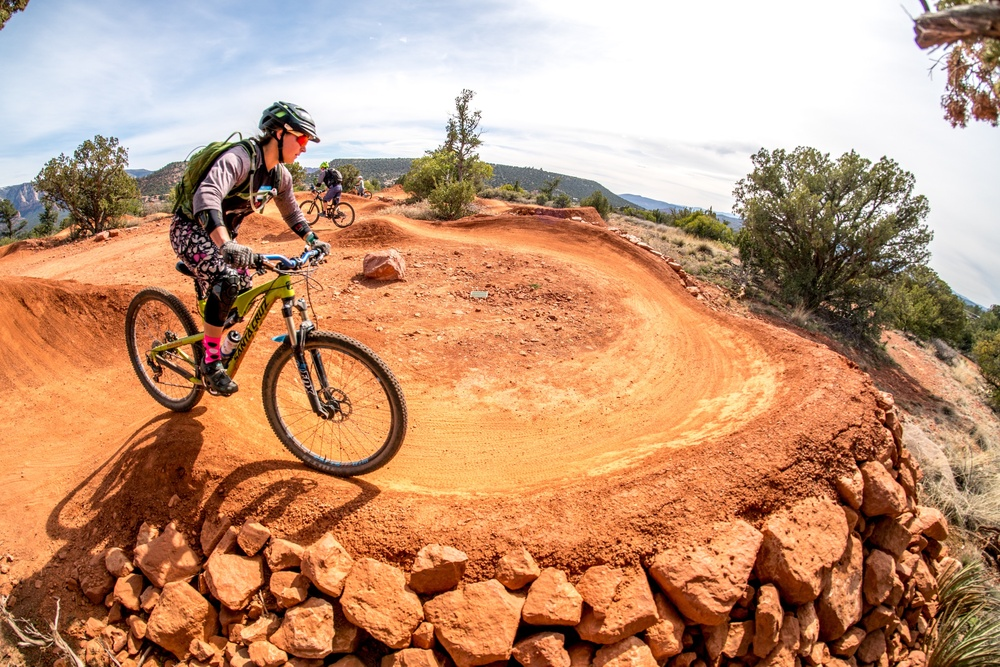
#> input picture img/1.jpg, 1000 x 667 px, shrunk from 3000 x 2000 before the run
$ python feature_Extraction.py
#> lines starting #> are read from the running program, lines starting #| are printed output that depends on the picture
import pandas as pd
import numpy as np
import matplotlib.pyplot as plt

from skimage.io import imread, imshow
from skimage import io

image1 = io.imread("../img/1.jpg")
#> image1 is the input picture: shape (667, 1000, 3); mean R, G, B 192, 147.3, 117.4
plt.subplot(121)
imshow(image1);
image2 = io.imread("../img/1.jpg",as_gray=True)
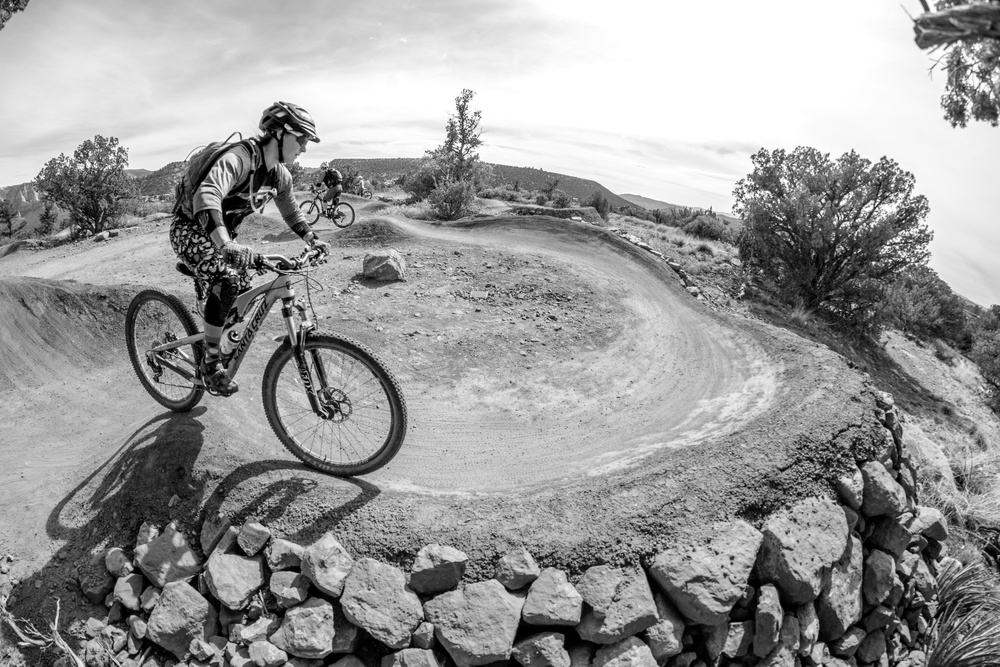
#> image2: shape (667, 1000) float64; min 0, max 1, mean 0.607
plt.subplot(122)
imshow(image2);

print(image1.shape)
#| (667, 1000, 3)
print(image1.size)
#| 2001000
print(image2.shape)
#| (667, 1000)
print(image2.size)
#| 667000
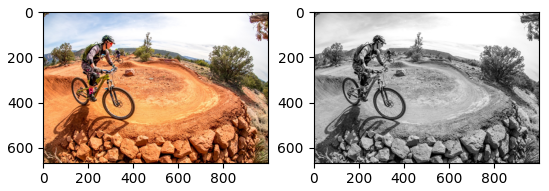
#> figure drawn by matplotlib, 2 panels

$ run again, with img/2.jpg copied over img/1.jpg
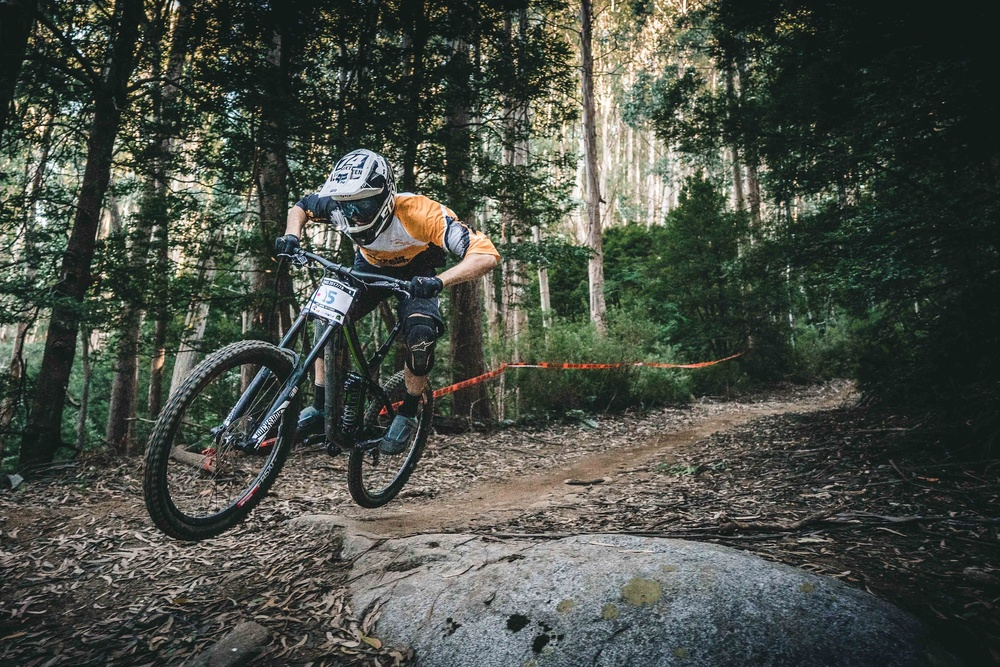
#> input picture img/2.jpg, 1000 x 667 px, shrunk from 3000 x 2001 before the run
#> image1 is the input picture: shape (667, 1000, 3); mean R, G, B 72.2, 77.4, 69.2
#> `image2 = io.imread("../img/1.jpg",as_gray=True)`:
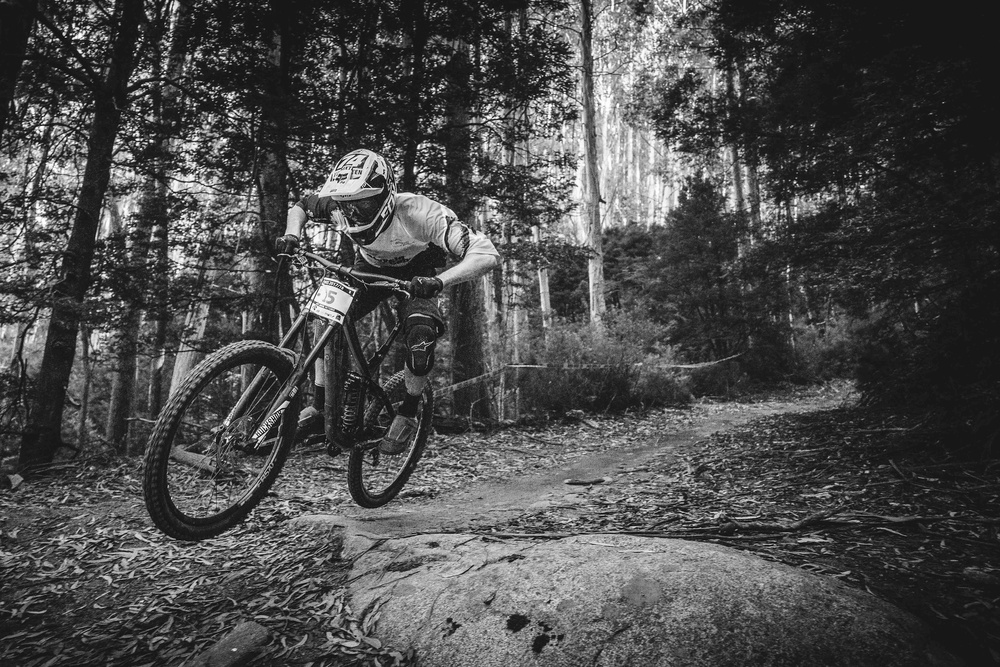
#> image2: shape (667, 1000) float64; min 0.0025, max 0.999, mean 0.297
#| (667, 1000, 3)
#| 2001000
#| (667, 1000)
#| 667000
#> `print(image2.size)`:
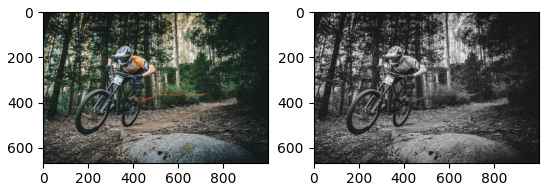
#> figure drawn by matplotlib, 2 panels

$ run again, with img/3.jpg copied over img/1.jpg
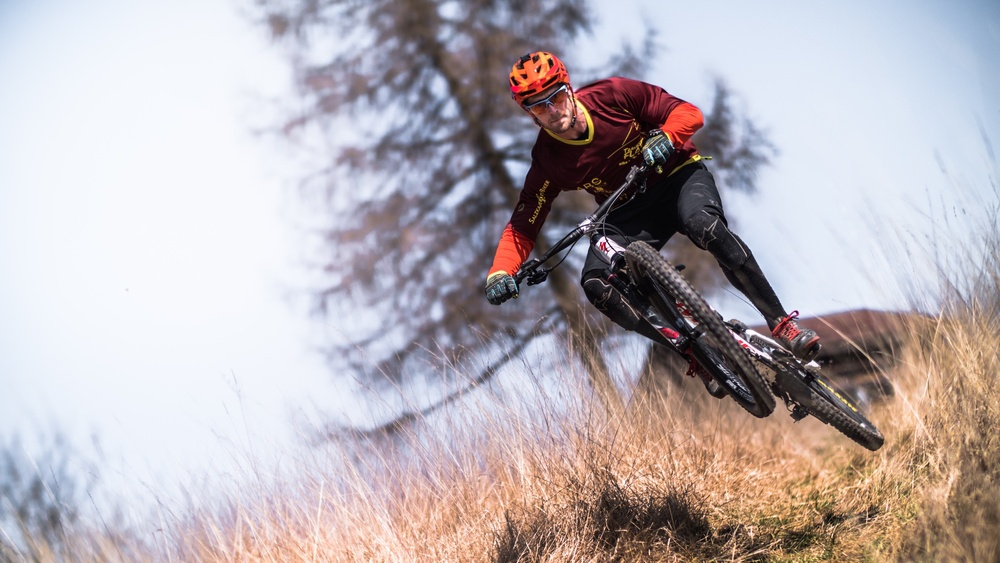
#> input picture img/3.jpg, 1000 x 563 px, shrunk from 3000 x 1688 before the run
#> image1 is the input picture: shape (563, 1000, 3); mean R, G, B 185, 176.7, 180.6
#> `image2 = io.imread("../img/1.jpg",as_gray=True)`:
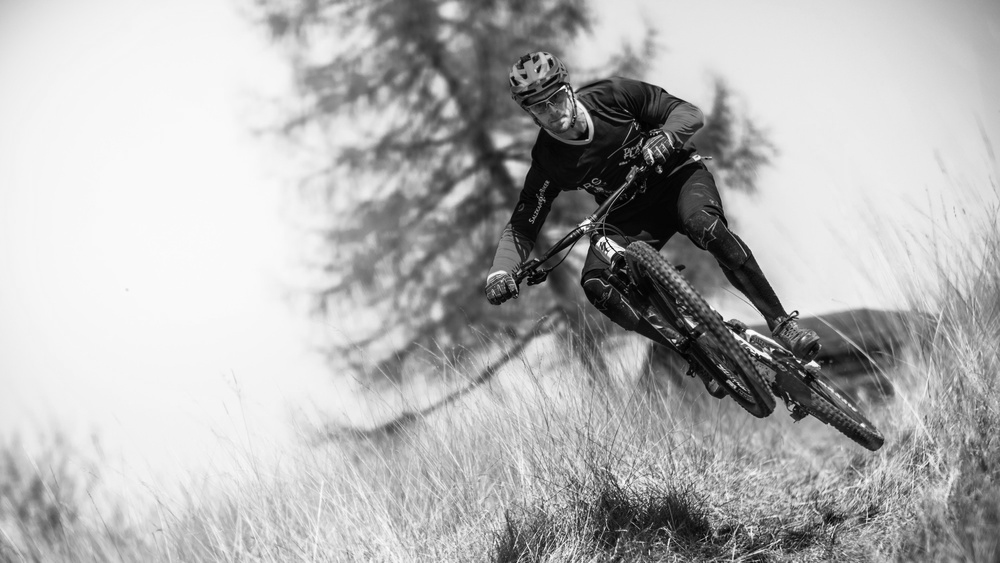
#> image2: shape (563, 1000) float64; min 0, max 0.998, mean 0.701
#| (563, 1000, 3)
#| 1689000
#| (563, 1000)
#| 563000
#> `print(image2.size)`:
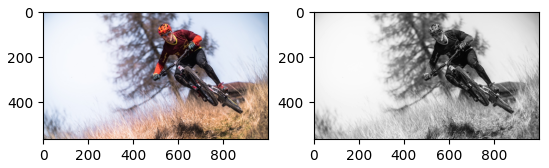
#> figure drawn by matplotlib, 2 panels

$ run again, with img/4.jpg copied over img/1.jpg
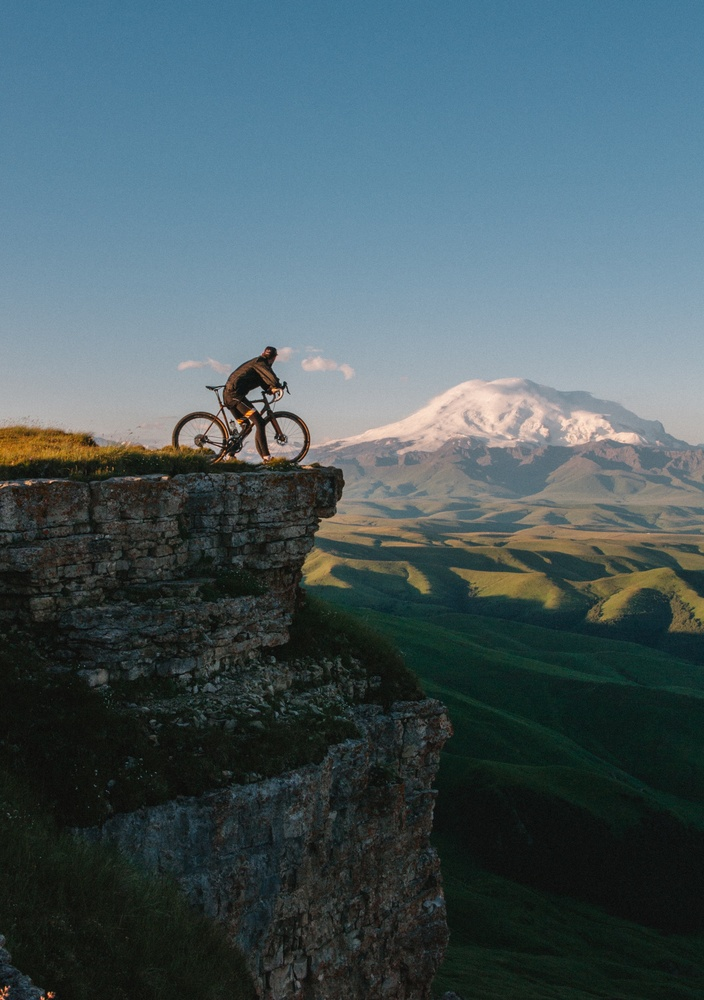
#> input picture img/4.jpg, 704 x 1000 px, shrunk from 3000 x 4260 before the run
#> image1 is the input picture: shape (1000, 704, 3); mean R, G, B 72.1, 90.2, 95.9
#> `image2 = io.imread("../img/1.jpg",as_gray=True)`:
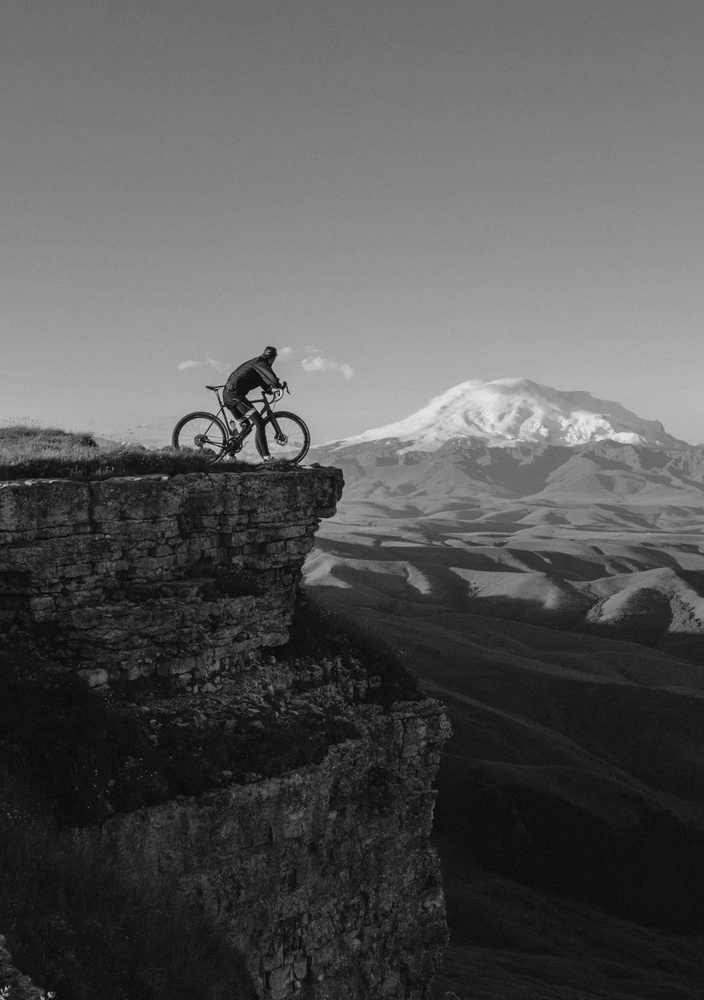
#> image2: shape (1000, 704) float64; min 0.019, max 0.924, mean 0.34
#| (1000, 704, 3)
#| 2112000
#| (1000, 704)
#| 704000
#> `print(image2.size)`:
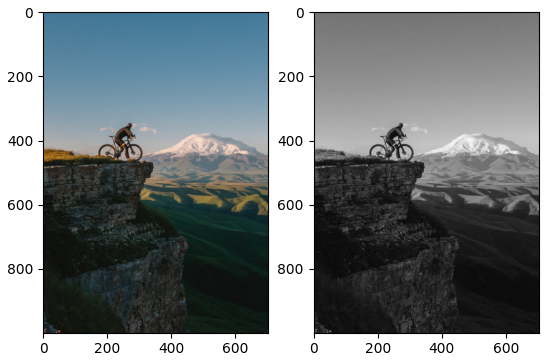
#> figure drawn by matplotlib, 2 panels
